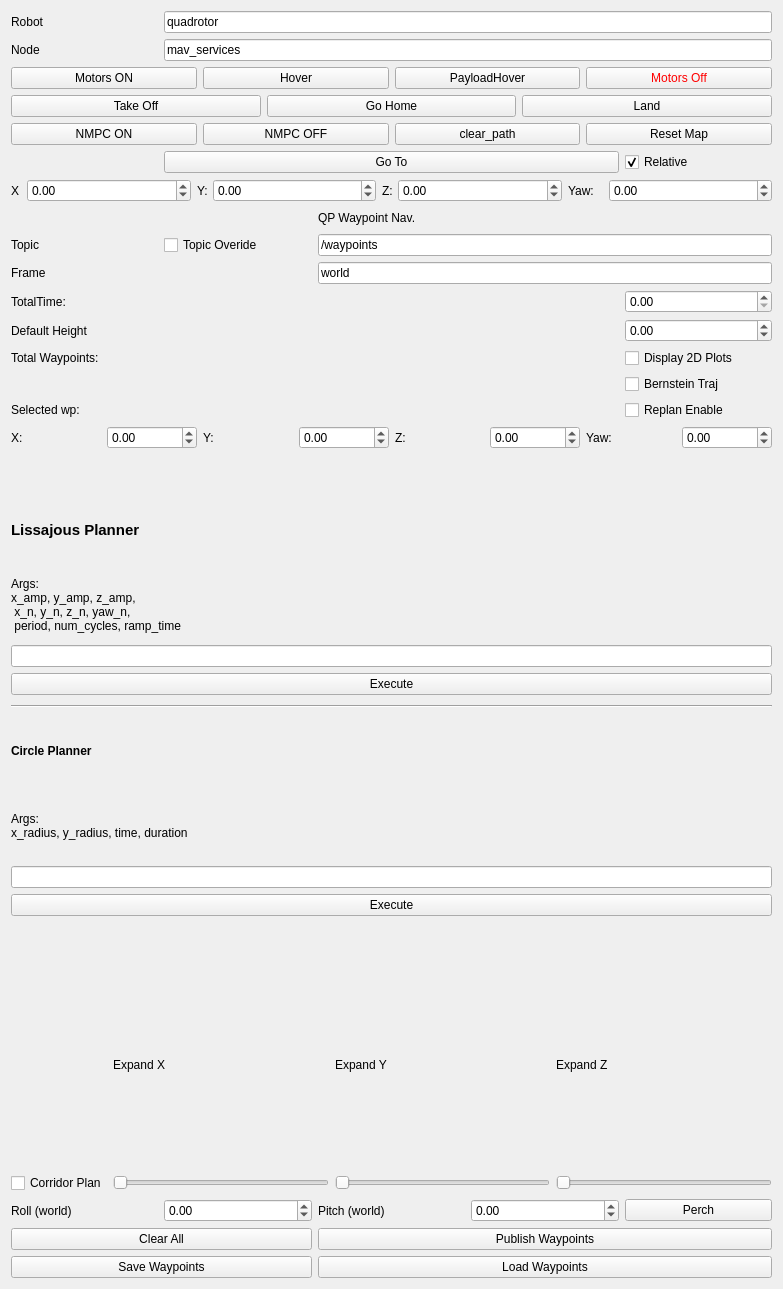
<?xml version="1.0" encoding="UTF-8"?>
<ui version="4.0">
 <class>WaypointNavigationWidget</class>
 <widget class="QWidget" name="WaypointNavigationWidget">
  <property name="geometry">
   <rect>
    <x>0</x>
    <y>0</y>
    <width>783</width>
    <height>1289</height>
   </rect>
  </property>
  <property name="windowTitle">
   <string>Quadrotor Steering</string>
  </property>
  <property name="styleSheet">
   <string notr="true"/>
  </property>
  <layout class="QGridLayout" name="gridLayout">
   <item row="29" column="0" colspan="2">
    <widget class="QPushButton" name="save_wp_button">
     <property name="text">
      <string>Save Waypoints</string>
     </property>
    </widget>
   </item>
   <item row="13" column="4">
    <widget class="QDoubleSpinBox" name="TimeBox"/>
   </item>
   <item row="16" column="0">
    <widget class="QLabel" name="waypoint_count_label">
     <property name="text">
      <string>Total Waypoints: </string>
     </property>
    </widget>
   </item>
   <item row="19" column="0">
    <widget class="QLabel" name="sel_label">
     <property name="text">
      <string>Selected wp: </string>
     </property>
    </widget>
   </item>
   <item row="29" column="2" colspan="3">
    <widget class="QPushButton" name="load_wp_button">
     <property name="text">
      <string>Load Waypoints</string>
     </property>
    </widget>
   </item>
   <item row="21" column="0" colspan="5">
    <layout class="QHBoxLayout" name="horizontalLayout">
     <item>
      <widget class="QLabel" name="x_label">
       <property name="text">
        <string>X:</string>
       </property>
      </widget>
     </item>
     <item>
      <widget class="QDoubleSpinBox" name="x_doubleSpinBox">
       <property name="minimum">
        <double>-1000.000000000000000</double>
       </property>
       <property name="maximum">
        <double>1000.000000000000000</double>
       </property>
       <property name="singleStep">
        <double>0.500000000000000</double>
       </property>
      </widget>
     </item>
     <item>
      <widget class="QLabel" name="y_label">
       <property name="text">
        <string>Y:</string>
       </property>
      </widget>
     </item>
     <item>
      <widget class="QDoubleSpinBox" name="y_doubleSpinBox">
       <property name="minimum">
        <double>-1000.000000000000000</double>
       </property>
       <property name="maximum">
        <double>1000.000000000000000</double>
       </property>
       <property name="singleStep">
        <double>0.500000000000000</double>
       </property>
      </widget>
     </item>
     <item>
      <widget class="QLabel" name="z_label">
       <property name="text">
        <string>Z:</string>
       </property>
      </widget>
     </item>
     <item>
      <widget class="QDoubleSpinBox" name="z_doubleSpinBox">
       <property name="minimum">
        <double>-1000.000000000000000</double>
       </property>
       <property name="maximum">
        <double>1000.000000000000000</double>
       </property>
       <property name="singleStep">
        <double>0.500000000000000</double>
       </property>
      </widget>
     </item>
     <item>
      <widget class="QLabel" name="yaw_label">
       <property name="text">
        <string>Yaw:</string>
       </property>
      </widget>
     </item>
     <item>
      <widget class="QDoubleSpinBox" name="yaw_doubleSpinBox">
       <property name="minimum">
        <double>-3.150000000000000</double>
       </property>
       <property name="maximum">
        <double>3.150000000000000</double>
       </property>
       <property name="singleStep">
        <double>0.100000000000000</double>
       </property>
      </widget>
     </item>
    </layout>
   </item>
   <item row="11" column="0">
    <widget class="QLabel" name="label_frame">
     <property name="text">
      <string>Frame</string>
     </property>
    </widget>
   </item>
   <item row="0" column="0">
    <widget class="QLabel" name="label_5">
     <property name="text">
      <string>Robot </string>
     </property>
    </widget>
   </item>
   <item row="27" column="0" colspan="5">
    <layout class="QHBoxLayout" name="horizontalLayout_3">
     <item>
      <widget class="QLabel" name="label_11">
       <property name="text">
        <string>Roll (world)</string>
       </property>
      </widget>
     </item>
     <item>
      <widget class="QDoubleSpinBox" name="doubleSpinBox">
       <property name="minimum">
        <double>-1.570000000000000</double>
       </property>
       <property name="maximum">
        <double>1.570000000000000</double>
       </property>
       <property name="value">
        <double>0.000000000000000</double>
       </property>
      </widget>
     </item>
     <item>
      <widget class="QLabel" name="label_12">
       <property name="text">
        <string>Pitch (world)</string>
       </property>
      </widget>
     </item>
     <item>
      <widget class="QDoubleSpinBox" name="doubleSpinBox_2">
       <property name="minimum">
        <double>-1.570000000000000</double>
       </property>
       <property name="maximum">
        <double>1.570000000000000</double>
       </property>
      </widget>
     </item>
     <item>
      <widget class="QPushButton" name="perch">
       <property name="text">
        <string>Perch</string>
       </property>
      </widget>
     </item>
    </layout>
   </item>
   <item row="0" column="1" colspan="4">
    <widget class="QLineEdit" name="robot_name_line_edit">
     <property name="inputMask">
      <string/>
     </property>
     <property name="text">
      <string>quadrotor</string>
     </property>
    </widget>
   </item>
   <item row="9" column="2">
    <widget class="QLabel" name="label_7">
     <property name="maximumSize">
      <size>
       <width>16777215</width>
       <height>20</height>
      </size>
     </property>
     <property name="text">
      <string>QP Waypoint Nav.</string>
     </property>
    </widget>
   </item>
   <item row="6" column="0" colspan="5">
    <layout class="QHBoxLayout" name="horizontalLayout_4">
     <item>
      <widget class="QPushButton" name="nmpc_on_button">
       <property name="text">
        <string>NMPC ON</string>
       </property>
      </widget>
     </item>
     <item>
      <widget class="QPushButton" name="nmpc_off_button">
       <property name="text">
        <string>NMPC OFF</string>
       </property>
      </widget>
     </item>
     <item>
      <widget class="QPushButton" name="clear_path">
       <property name="text">
        <string>clear_path</string>
       </property>
      </widget>
     </item>
     <item>
      <widget class="QPushButton" name="reset_map">
       <property name="text">
        <string>Reset Map</string>
       </property>
      </widget>
     </item>
    </layout>
   </item>
   <item row="15" column="4">
    <widget class="QDoubleSpinBox" name="wp_height_doubleSpinBox">
     <property name="minimum">
      <double>-5.000000000000000</double>
     </property>
     <property name="singleStep">
      <double>0.100000000000000</double>
     </property>
    </widget>
   </item>
   <item row="2" column="0">
    <widget class="QLabel" name="label_6">
     <property name="text">
      <string>Node</string>
     </property>
    </widget>
   </item>
   <item row="19" column="4">
    <widget class="QCheckBox" name="replan_enable">
     <property name="text">
      <string>Replan Enable</string>
     </property>
    </widget>
   </item>
   <item row="7" column="4">
    <widget class="QCheckBox" name="relative_checkbox">
     <property name="enabled">
      <bool>true</bool>
     </property>
     <property name="tabletTracking">
      <bool>false</bool>
     </property>
     <property name="text">
      <string>Relative</string>
     </property>
     <property name="checked">
      <bool>true</bool>
     </property>
    </widget>
   </item>
   <item row="3" column="0" colspan="5">
    <layout class="QHBoxLayout" name="horizontalLayout_7">
     <item>
      <widget class="QPushButton" name="motors_on_push_button">
       <property name="text">
        <string>Motors ON</string>
       </property>
      </widget>
     </item>
     <item>
      <widget class="QPushButton" name="hover">
       <property name="text">
        <string>Hover</string>
       </property>
      </widget>
     </item>
     <item>
      <widget class="QPushButton" name="payload_hover_button">
       <property name="text">
        <string>PayloadHover</string>
       </property>
      </widget>
     </item>
     <item>
      <widget class="QPushButton" name="motors_off_push_button">
       <property name="styleSheet">
        <string notr="true">color: rgb(255, 0, 0);</string>
       </property>
       <property name="text">
        <string>Motors Off</string>
       </property>
      </widget>
     </item>
    </layout>
   </item>
   <item row="26" column="0" colspan="5">
    <layout class="QGridLayout" name="gridLayout_2">
     <item row="1" column="1">
      <widget class="QSlider" name="x_size">
       <property name="orientation">
        <enum>Qt::Horizontal</enum>
       </property>
      </widget>
     </item>
     <item row="1" column="3">
      <widget class="QSlider" name="z_size">
       <property name="orientation">
        <enum>Qt::Horizontal</enum>
       </property>
      </widget>
     </item>
     <item row="0" column="1">
      <widget class="QLabel" name="label_8">
       <property name="text">
        <string>Expand X</string>
       </property>
      </widget>
     </item>
     <item row="1" column="0">
      <widget class="QCheckBox" name="bern_ineq_en">
       <property name="text">
        <string>Corridor Plan</string>
       </property>
      </widget>
     </item>
     <item row="0" column="3">
      <widget class="QLabel" name="label_10">
       <property name="text">
        <string>Expand Z</string>
       </property>
      </widget>
     </item>
     <item row="1" column="2">
      <widget class="QSlider" name="y_size">
       <property name="orientation">
        <enum>Qt::Horizontal</enum>
       </property>
      </widget>
     </item>
     <item row="0" column="2">
      <widget class="QLabel" name="label_9">
       <property name="text">
        <string>Expand Y</string>
       </property>
      </widget>
     </item>
    </layout>
   </item>
   <item row="16" column="4">
    <widget class="QCheckBox" name="display2D">
     <property name="text">
      <string>Display 2D Plots</string>
     </property>
    </widget>
   </item>
   <item row="13" column="0">
    <widget class="QLabel" name="label_time">
     <property name="text">
      <string>TotalTime: </string>
     </property>
    </widget>
   </item>
   <item row="10" column="0">
    <widget class="QLabel" name="label_topic">
     <property name="text">
      <string>Topic</string>
     </property>
    </widget>
   </item>
   <item row="7" column="1" colspan="3">
    <widget class="QPushButton" name="goto_push_button">
     <property name="text">
      <string>Go To</string>
     </property>
    </widget>
   </item>
   <item row="19" column="2">
    <widget class="QLabel" name="sel_wp_label">
     <property name="text">
      <string/>
     </property>
    </widget>
   </item>
   <item row="28" column="0" colspan="2">
    <widget class="QPushButton" name="clear_all_button">
     <property name="text">
      <string>Clear All</string>
     </property>
    </widget>
   </item>
   <item row="17" column="4">
    <widget class="QCheckBox" name="bern_enable">
     <property name="text">
      <string>Bernstein Traj</string>
     </property>
    </widget>
   </item>
   <item row="5" column="0" colspan="5">
    <layout class="QHBoxLayout" name="horizontalLayout_8">
     <item>
      <widget class="QPushButton" name="takeoff_push_button">
       <property name="text">
        <string>Take Off</string>
       </property>
      </widget>
     </item>
     <item>
      <widget class="QPushButton" name="go_home_button">
       <property name="text">
        <string>Go Home</string>
       </property>
      </widget>
     </item>
     <item>
      <widget class="QPushButton" name="land_push_button">
       <property name="text">
        <string>Land</string>
       </property>
      </widget>
     </item>
    </layout>
   </item>
   <item row="10" column="2" colspan="3">
    <widget class="QLineEdit" name="topic_line_edit">
     <property name="text">
      <string>/waypoints</string>
     </property>
    </widget>
   </item>
   <item row="11" column="2" colspan="3">
    <widget class="QLineEdit" name="frame_line_edit">
     <property name="text">
      <string>world</string>
     </property>
    </widget>
   </item>
   <item row="10" column="1">
    <widget class="QCheckBox" name="topic_overide">
     <property name="text">
      <string>Topic Overide</string>
     </property>
    </widget>
   </item>
   <item row="28" column="2" colspan="3">
    <widget class="QPushButton" name="publish_wp_button">
     <property name="text">
      <string>Publish Waypoints</string>
     </property>
    </widget>
   </item>
   <item row="2" column="1" colspan="4">
    <widget class="QLineEdit" name="node_name_line_edit">
     <property name="text">
      <string>mav_services</string>
     </property>
    </widget>
   </item>
   <item row="15" column="0">
    <widget class="QLabel" name="wp_height_label">
     <property name="text">
      <string>Default Height</string>
     </property>
    </widget>
   </item>
   <item row="8" column="0" colspan="5">
    <layout class="QHBoxLayout" name="horizontalLayout_2">
     <item>
      <widget class="QLabel" name="label">
       <property name="maximumSize">
        <size>
         <width>10</width>
         <height>16777215</height>
        </size>
       </property>
       <property name="text">
        <string>X</string>
       </property>
      </widget>
     </item>
     <item>
      <widget class="QDoubleSpinBox" name="x_doubleSpinBox_gt">
       <property name="minimum">
        <double>-99.000000000000000</double>
       </property>
      </widget>
     </item>
     <item>
      <widget class="QLabel" name="label_2">
       <property name="maximumSize">
        <size>
         <width>10</width>
         <height>16777215</height>
        </size>
       </property>
       <property name="text">
        <string>Y:</string>
       </property>
      </widget>
     </item>
     <item>
      <widget class="QDoubleSpinBox" name="y_doubleSpinBox_gt">
       <property name="minimum">
        <double>-99.000000000000000</double>
       </property>
      </widget>
     </item>
     <item>
      <widget class="QLabel" name="label_3">
       <property name="maximumSize">
        <size>
         <width>10</width>
         <height>16777215</height>
        </size>
       </property>
       <property name="text">
        <string>Z:</string>
       </property>
      </widget>
     </item>
     <item>
      <widget class="QDoubleSpinBox" name="z_doubleSpinBox_gt">
       <property name="minimum">
        <double>-99.000000000000000</double>
       </property>
      </widget>
     </item>
     <item>
      <widget class="QLabel" name="label_4">
       <property name="maximumSize">
        <size>
         <width>35</width>
         <height>16777215</height>
        </size>
       </property>
       <property name="text">
        <string>Yaw:</string>
       </property>
      </widget>
     </item>
     <item>
      <widget class="QDoubleSpinBox" name="yaw_doubleSpinBox_gt">
       <property name="minimum">
        <double>-99.000000000000000</double>
       </property>
      </widget>
     </item>
    </layout>
   </item>
   <item row="23" column="0" rowspan="2" colspan="5">
    <layout class="QVBoxLayout" name="verticalLayout_2">
     <property name="sizeConstraint">
      <enum>QLayout::SetNoConstraint</enum>
     </property>
     <property name="rightMargin">
      <number>0</number>
     </property>
     <item>
      <widget class="QLabel" name="label_15">
       <property name="enabled">
        <bool>true</bool>
       </property>
       <property name="sizePolicy">
        <sizepolicy hsizetype="Minimum" vsizetype="Preferred">
         <horstretch>0</horstretch>
         <verstretch>0</verstretch>
        </sizepolicy>
       </property>
       <property name="font">
        <font>
         <pointsize>11</pointsize>
         <weight>75</weight>
         <bold>true</bold>
        </font>
       </property>
       <property name="text">
        <string>Lissajous Planner</string>
       </property>
       <property name="margin">
        <number>0</number>
       </property>
       <property name="indent">
        <number>0</number>
       </property>
      </widget>
     </item>
     <item>
      <widget class="QLabel" name="label_13">
       <property name="sizePolicy">
        <sizepolicy hsizetype="Minimum" vsizetype="Preferred">
         <horstretch>0</horstretch>
         <verstretch>0</verstretch>
        </sizepolicy>
       </property>
       <property name="text">
        <string>Args: 
x_amp, y_amp, z_amp, 
 x_n, y_n, z_n, yaw_n, 
 period, num_cycles, ramp_time </string>
       </property>
      </widget>
     </item>
     <item>
      <widget class="QLineEdit" name="lissajous_params"/>
     </item>
     <item>
      <widget class="QPushButton" name="exec_lissajous_button">
       <property name="sizePolicy">
        <sizepolicy hsizetype="Minimum" vsizetype="Fixed">
         <horstretch>0</horstretch>
         <verstretch>10</verstretch>
        </sizepolicy>
       </property>
       <property name="font">
        <font>
         <weight>50</weight>
         <bold>false</bold>
        </font>
       </property>
       <property name="text">
        <string>Execute</string>
       </property>
      </widget>
     </item>
     <item>
      <widget class="Line" name="line">
       <property name="minimumSize">
        <size>
         <width>0</width>
         <height>10</height>
        </size>
       </property>
       <property name="font">
        <font>
         <pointsize>17</pointsize>
         <weight>75</weight>
         <bold>true</bold>
        </font>
       </property>
       <property name="orientation">
        <enum>Qt::Horizontal</enum>
       </property>
      </widget>
     </item>
     <item>
      <widget class="QLabel" name="label_16">
       <property name="font">
        <font>
         <weight>75</weight>
         <bold>true</bold>
        </font>
       </property>
       <property name="text">
        <string>Circle Planner</string>
       </property>
      </widget>
     </item>
     <item>
      <widget class="QLabel" name="label_14">
       <property name="text">
        <string>Args: 
x_radius, y_radius, time, duration</string>
       </property>
      </widget>
     </item>
     <item>
      <widget class="QLineEdit" name="circle_params"/>
     </item>
     <item>
      <widget class="QPushButton" name="exec_circle_button">
       <property name="text">
        <string>Execute</string>
       </property>
      </widget>
     </item>
     <item>
      <spacer name="verticalSpacer_2">
       <property name="orientation">
        <enum>Qt::Vertical</enum>
       </property>
       <property name="sizeType">
        <enum>QSizePolicy::Fixed</enum>
       </property>
       <property name="sizeHint" stdset="0">
        <size>
         <width>20</width>
         <height>40</height>
        </size>
       </property>
      </spacer>
     </item>
    </layout>
   </item>
   <item row="22" column="2">
    <spacer name="verticalSpacer">
     <property name="orientation">
      <enum>Qt::Vertical</enum>
     </property>
     <property name="sizeType">
      <enum>QSizePolicy::Fixed</enum>
     </property>
     <property name="sizeHint" stdset="0">
      <size>
       <width>20</width>
       <height>40</height>
      </size>
     </property>
    </spacer>
   </item>
  </layout>
 </widget>
 <resources/>
 <connections/>
</ui>
